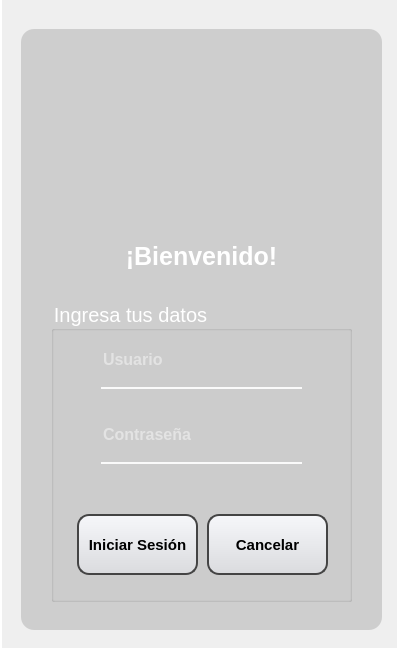
<?xml version="1.0" encoding="UTF-8"?>
<ui version="4.0">
 <class>Login</class>
 <widget class="QMainWindow" name="Login">
  <property name="enabled">
   <bool>true</bool>
  </property>
  <property name="geometry">
   <rect>
    <x>0</x>
    <y>0</y>
    <width>399</width>
    <height>650</height>
   </rect>
  </property>
  <property name="minimumSize">
   <size>
    <width>399</width>
    <height>650</height>
   </size>
  </property>
  <property name="maximumSize">
   <size>
    <width>399</width>
    <height>650</height>
   </size>
  </property>
  <property name="sizeIncrement">
   <size>
    <width>0</width>
    <height>0</height>
   </size>
  </property>
  <property name="windowTitle">
   <string>MainWindow</string>
  </property>
  <property name="inputMethodHints">
   <set>Qt::ImhNone</set>
  </property>
  <property name="iconSize">
   <size>
    <width>24</width>
    <height>24</height>
   </size>
  </property>
  <property name="animated">
   <bool>true</bool>
  </property>
  <property name="tabShape">
   <enum>QTabWidget::Rounded</enum>
  </property>
  <widget class="QWidget" name="centralwidget">
   <widget class="QWidget" name="widget" native="true">
    <property name="geometry">
     <rect>
      <x>-1</x>
      <y>-1</y>
      <width>401</width>
      <height>651</height>
     </rect>
    </property>
    <widget class="QLabel" name="label">
     <property name="geometry">
      <rect>
       <x>1</x>
       <y>1</y>
       <width>401</width>
       <height>651</height>
      </rect>
     </property>
     <property name="styleSheet">
      <string notr="true">background-image: url(:/image/IMG/fondo.png);
</string>
     </property>
     <property name="text">
      <string/>
     </property>
    </widget>
    <widget class="QLabel" name="label_2">
     <property name="enabled">
      <bool>false</bool>
     </property>
     <property name="geometry">
      <rect>
       <x>0</x>
       <y>-9</y>
       <width>401</width>
       <height>661</height>
      </rect>
     </property>
     <property name="styleSheet">
      <string notr="true">background-color: qlineargradient(spread:pad, x1:0, y1:0, x2:0, y2:00715909, stop:0 rgba(0, 0, 0, 35), stop:0.375 rgba(0, 0, 0, 50), stop:0.835227 rgba(0, 0, 0, 75));

border: 3px solid white; </string>
     </property>
     <property name="text">
      <string/>
     </property>
    </widget>
    <widget class="QLabel" name="label_3">
     <property name="geometry">
      <rect>
       <x>22</x>
       <y>30</y>
       <width>361</width>
       <height>601</height>
      </rect>
     </property>
     <property name="styleSheet">
      <string notr="true">background-color:rgba(0,0,0,35);
border-radius:13px</string>
     </property>
     <property name="text">
      <string/>
     </property>
    </widget>
    <widget class="QLabel" name="label_4">
     <property name="geometry">
      <rect>
       <x>98</x>
       <y>69</y>
       <width>201</width>
       <height>161</height>
      </rect>
     </property>
     <property name="styleSheet">
      <string notr="true">image: url(:/image/IMG/metrologo.png);</string>
     </property>
     <property name="text">
      <string/>
     </property>
    </widget>
    <widget class="QLabel" name="label_5">
     <property name="geometry">
      <rect>
       <x>27</x>
       <y>237</y>
       <width>351</width>
       <height>41</height>
      </rect>
     </property>
     <property name="font">
      <font>
       <pointsize>19</pointsize>
       <weight>75</weight>
       <bold>true</bold>
      </font>
     </property>
     <property name="styleSheet">
      <string notr="true">color: white</string>
     </property>
     <property name="text">
      <string>¡Bienvenido!</string>
     </property>
     <property name="alignment">
      <set>Qt::AlignCenter</set>
     </property>
    </widget>
    <widget class="QLabel" name="label_6">
     <property name="geometry">
      <rect>
       <x>92</x>
       <y>47</y>
       <width>221</width>
       <height>241</height>
      </rect>
     </property>
     <property name="styleSheet">
      <string notr="true">background-color: qlineargradient(spread:pad, x1:0, y1:0, x2:0, y2:00715909, stop:0 rgba(0, 0, 0, 20), stop:0.375 rgba(0, 0, 0, 50), stop:0.835227 rgba(0, 0, 0, 75));
border-radius: 20px;</string>
     </property>
     <property name="text">
      <string/>
     </property>
    </widget>
    <widget class="QGroupBox" name="groupBox">
     <property name="geometry">
      <rect>
       <x>52</x>
       <y>302</y>
       <width>301</width>
       <height>301</height>
      </rect>
     </property>
     <property name="font">
      <font>
       <pointsize>15</pointsize>
       <weight>50</weight>
       <bold>false</bold>
      </font>
     </property>
     <property name="styleSheet">
      <string notr="true">color: white</string>
     </property>
     <property name="title">
      <string>Ingresa tus datos</string>
     </property>
     <widget class="QLineEdit" name="username">
      <property name="geometry">
       <rect>
        <x>50</x>
        <y>37</y>
        <width>201</width>
        <height>51</height>
       </rect>
      </property>
      <property name="font">
       <font>
        <pointsize>12</pointsize>
        <weight>75</weight>
        <bold>true</bold>
       </font>
      </property>
      <property name="styleSheet">
       <string notr="true">background-color:rgba(0, 0, 0, 0);
border:none;
border-bottom:2px solid rgba(0, 0);
color:rgba(255, 255, 255, 230);
padding-bottom:7px;</string>
      </property>
      <property name="text">
       <string/>
      </property>
      <property name="placeholderText">
       <string>Usuario</string>
      </property>
     </widget>
     <widget class="QLineEdit" name="password">
      <property name="geometry">
       <rect>
        <x>50</x>
        <y>112</y>
        <width>201</width>
        <height>51</height>
       </rect>
      </property>
      <property name="font">
       <font>
        <pointsize>12</pointsize>
        <weight>75</weight>
        <bold>true</bold>
        <strikeout>false</strikeout>
       </font>
      </property>
      <property name="styleSheet">
       <string notr="true">background-color:rgba(0, 0, 0, 0);
border:none;
border-bottom:2px solid rgba(0, 0);
color:rgba(255, 255, 255, 230);
padding-bottom:7px;</string>
      </property>
      <property name="echoMode">
       <enum>QLineEdit::Password</enum>
      </property>
      <property name="placeholderText">
       <string>Contraseña</string>
      </property>
     </widget>
     <widget class="QPushButton" name="cerrar">
      <property name="geometry">
       <rect>
        <x>156</x>
        <y>213</y>
        <width>121</width>
        <height>61</height>
       </rect>
      </property>
      <property name="font">
       <font>
        <pointsize>11</pointsize>
        <weight>75</weight>
        <bold>true</bold>
        <underline>false</underline>
        <strikeout>false</strikeout>
       </font>
      </property>
      <property name="styleSheet">
       <string notr="true">QPushButton {
	color: black;
	 background: qlineargradient(x1:0, y1:0, x2:0, y2:1, stop:0 #f6f7fa, stop:1 #dadbde);
	border: 2px solid #444444;
    text-align: center; 
    text-decoration: none; 
    border-radius: 12px;
}

QPushButton:hover {
	background-color: rgb(255, 0, 0);
}

QPushButton:pressed {
	background-color: rgb(166, 0, 0);
}</string>
      </property>
      <property name="text">
       <string>Cancelar</string>
      </property>
     </widget>
     <widget class="QLabel" name="warning">
      <property name="geometry">
       <rect>
        <x>0</x>
        <y>169</y>
        <width>301</width>
        <height>41</height>
       </rect>
      </property>
      <property name="font">
       <font>
        <pointsize>10</pointsize>
        <weight>75</weight>
        <bold>true</bold>
       </font>
      </property>
      <property name="styleSheet">
       <string notr="true">color: red;</string>
      </property>
      <property name="text">
       <string/>
      </property>
      <property name="alignment">
       <set>Qt::AlignCenter</set>
      </property>
     </widget>
     <widget class="QPushButton" name="login">
      <property name="geometry">
       <rect>
        <x>26</x>
        <y>213</y>
        <width>121</width>
        <height>61</height>
       </rect>
      </property>
      <property name="font">
       <font>
        <pointsize>11</pointsize>
        <weight>75</weight>
        <bold>true</bold>
        <underline>false</underline>
        <strikeout>false</strikeout>
       </font>
      </property>
      <property name="styleSheet">
       <string notr="true">QPushButton {
	color: black;
	 background: qlineargradient(x1:0, y1:0, x2:0, y2:1, stop:0 #f6f7fa, stop:1 #dadbde);
	border: 2px solid #444444;
    text-align: center; 
    text-decoration: none; 
    border-radius: 12px;
}

QPushButton:hover {
	background-color: rgb(0, 255, 0);
}

QPushButton:pressed {
	background-color: rgb(0, 217, 0);
}</string>
      </property>
      <property name="text">
       <string>Iniciar Sesión</string>
      </property>
     </widget>
    </widget>
    <zorder>label</zorder>
    <zorder>label_3</zorder>
    <zorder>label_2</zorder>
    <zorder>groupBox</zorder>
    <zorder>label_6</zorder>
    <zorder>label_5</zorder>
    <zorder>label_4</zorder>
   </widget>
  </widget>
 </widget>
 <resources>
  <include location="../WIDGET/logIMG.qrc"/>
 </resources>
 <connections/>
</ui>
